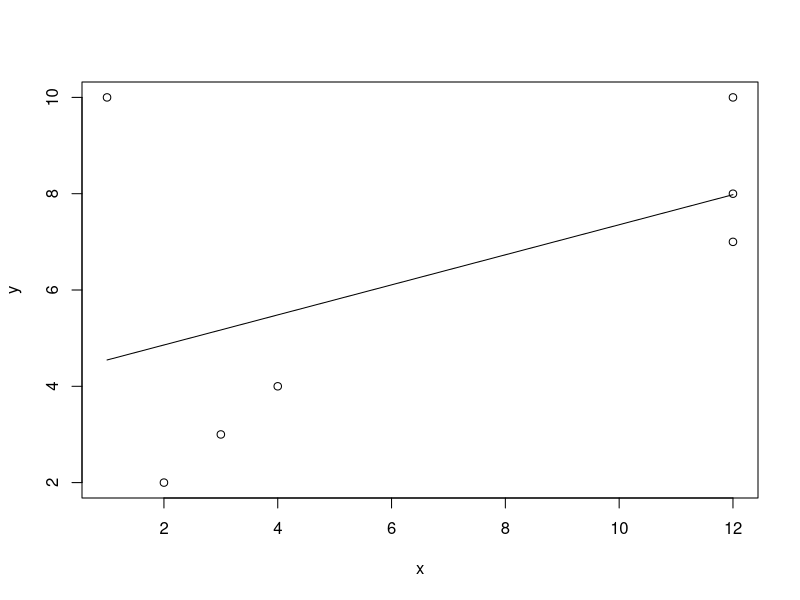

Write R code to recreate this figure.
## ---- chunk 1
knitr::opts_chunk$set(echo = TRUE)
knitr::opts_chunk$set(fig.pos = "!H", out.extra = "")
## ---- chunk 2
x <- c( 1,  2,  3,  4, 12, 12, 12)
y <- c(10,  2,  3,  4,  7,  8, 10)
df <- data.frame(x = x, y = y)

fit <- lm(y ~ x, data = df)
b.hat <- coef(fit)[2]
plot(df)
lines(x, predict(fit, df))

print(fit)
## ---- chunk 3
for (i in 1:nrow(df)) {
    fit.new <- lm(y ~ x, data = df[-i, ])
    df$sens_remove[i] <- coef(fit.new)[2] - b.hat
}

## ---- chunk 4

epsilon <- 1e-6

for (i in 1:nrow(df)) {
    w <- rep(1, nrow(df))
    w[i] <- 1 + epsilon
    fit.new <- lm(y ~ x, data = df, weights = w)
    df$sens_scale[i] <- (coef(fit.new)[2] - b.hat) / epsilon
}
## ---- chunk 5

epsilon <- 1e-6

for (i in 1:nrow(df)) {
    y.new <- y
    y.new[i] <- y[i] + epsilon
    df.new <- data.frame(x = x, y = y.new)
    fit.new <- lm(y ~ x, data = df.new)
    df$sens_shift[i] <- (coef(fit.new)[2] - b.hat) / epsilon
}
## ---- chunk 6
df
